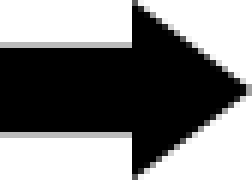
#> input picture rong/images/arrow.png, 42 x 30 px, found by its file name (shown 6 times larger); its folder holds 4 pictures in this run; the run also reads 2 pictures not shown here
$ python __init__.py
#> lines starting #> are read from the running program, lines starting #| are printed output that depends on the picture
import PIL
import PIL.ImageTk

_IMAGE_PATH = "rong/images/{}.png"
_SPRITE_PATH = _IMAGE_PATH.format("sprites/{}")

RIGHT_POINTING_ARROW = PIL.Image.open(_IMAGE_PATH.format("arrow"))
#> RIGHT_POINTING_ARROW is the input picture: PIL image 42x30 RGBA; mean R, G, B, A 42.5, 42.5, 42.5, 125.5
LEFT_POINTING_ARROW = RIGHT_POINTING_ARROW.rotate(180)
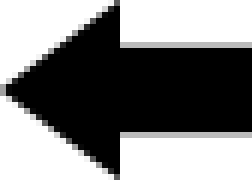
#> LEFT_POINTING_ARROW: PIL image 42x30 RGBA (shown 6 times larger); mean R, G, B, A 42.5, 42.5, 42.5, 125.5; transparent parts drawn white
RIGHT_POINTING_BLACK_ARROW = PIL.Image.open(_IMAGE_PATH.format("arrow_black"))
LEFT_POINTING_BLACK_ARROW = RIGHT_POINTING_BLACK_ARROW.rotate(180)
CHECKMARK = PIL.Image.open(_IMAGE_PATH.format("checkmark"))
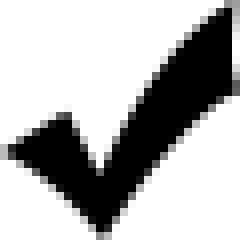
#> input picture rong/images/checkmark.png, 30 x 30 px, found by its file name (shown 8 times larger)
#> CHECKMARK is the input picture: PIL image 30x30 RGBA; mean R, G, B, A 67.4, 67.4, 67.4, 75.2
BLACK_CHECKMARK = PIL.Image.open(_IMAGE_PATH.format("checkmark_black"))
#> (the run stopped early here; a loop or call above may not have finished)
